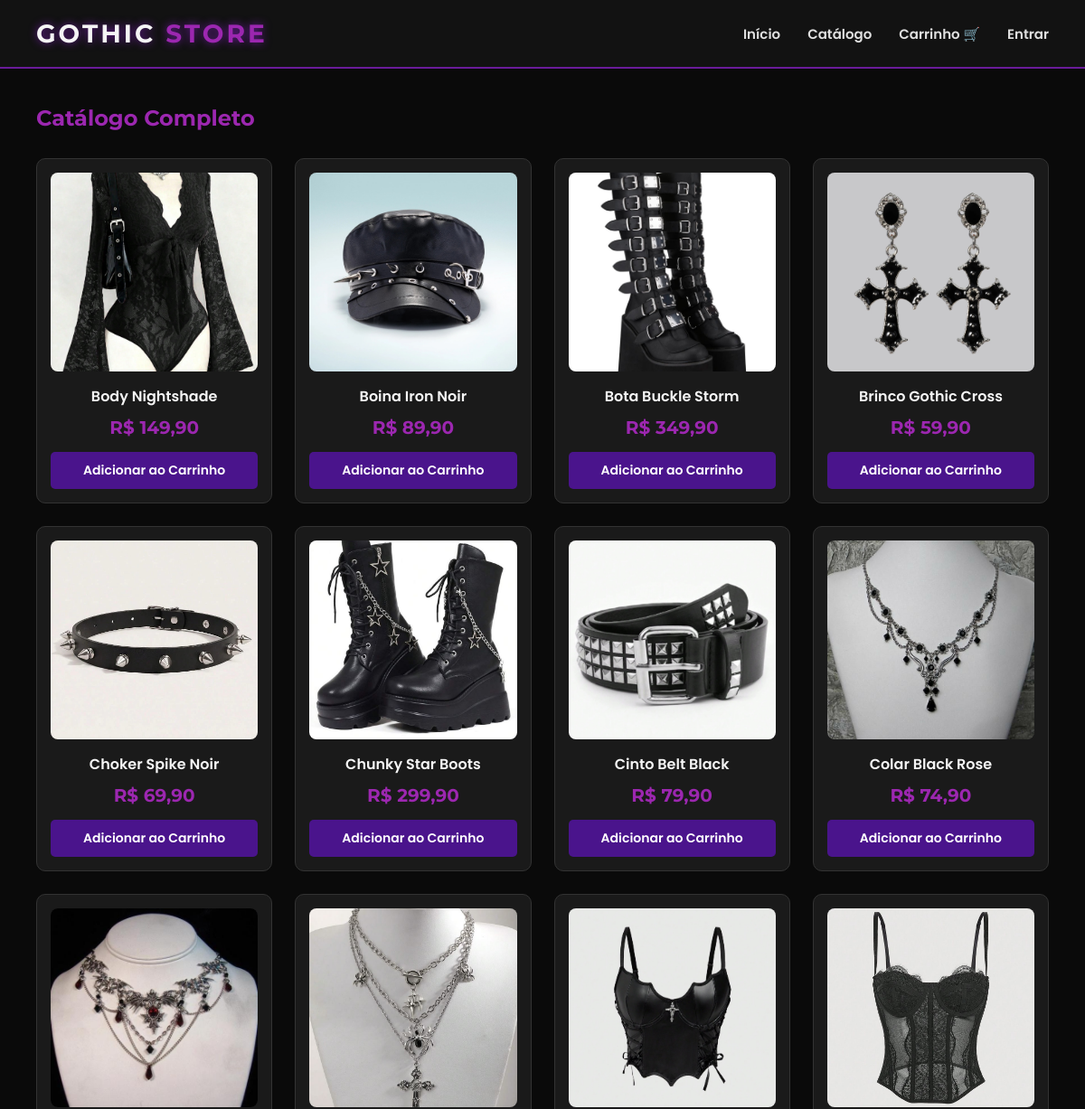
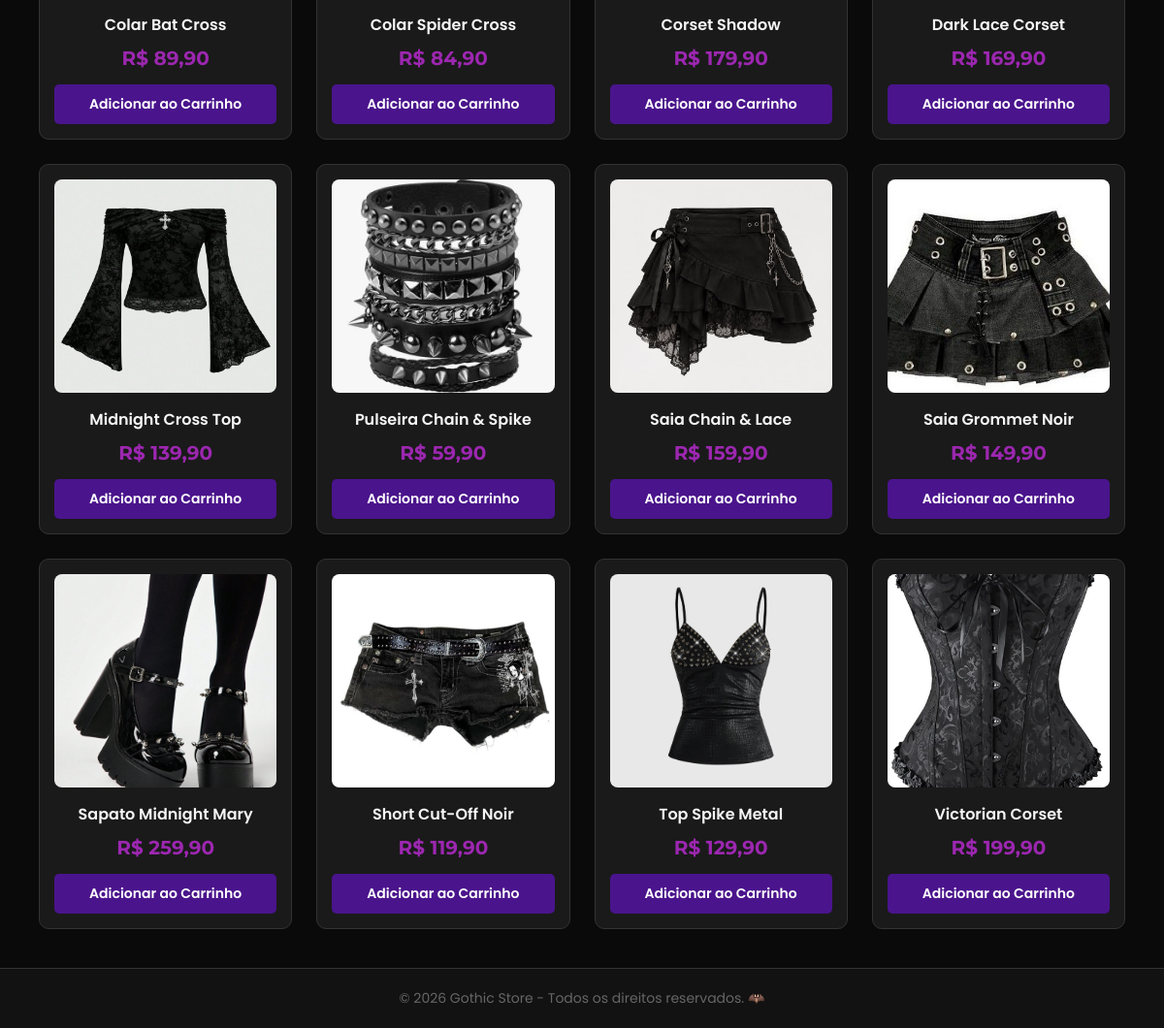
/catalogo.php, run on the app's committed database (2 pictures, top to bottom).
### tables this page shows
CREATE TABLE `produtos` (
  `id` int(11) NOT NULL,
  `nome` varchar(100) NOT NULL,
  `preco` decimal(10,2) NOT NULL,
  `estoque` int(11) NOT NULL DEFAULT '0',
  `imagem` varchar(255) DEFAULT NULL,
  `categoria` varchar(50) DEFAULT NULL
);

### catalogo.php (the view, shortened to what this page needs)
<?php
require_once 'conexao.php';
$sql = "SELECT * FROM produtos";
$resultado = $conn->query($sql);
?>
<!DOCTYPE html>
<html lang="pt-BR">
<head>
    <link rel="stylesheet" href="index.css">
    <link rel="stylesheet" href="menu.css">
</head>
<body>
    <header>
        <h1>Gothic <span>Store</span></h1>
        <nav>
            <ul>
                <li><a href="index.php">Início</a></li>
                <li><a href="catalogo.php">Catálogo</a></li>
                <li><a href="carrinho.php">Carrinho 🛒</a></li>
                <?php if(isset($_SESSION['usuario_id'])): ?>
                    <li class="dropdown" onclick="toggleMenu(event)">
                        <a href="#" style="color: #9c27b0;">Minha Conta ▾</a>
                        <div class="dropdown-content" id="menuConta">
                            <p class="ola">Olá, <?php echo explode(' ', $_SESSION['usuario_nome'])[0]; ?>!</p>
                            <a href="logout.php" style="border-top: 1px solid #333;" onclick="window.location.href='logout.php'; return false;">Sair</a>
                        </div>
                    </li>
                <?php else: ?>
                    <li><a href="login.php">Entrar</a></li>
                <?php endif; ?>
            </ul>
        </nav>
    </header>
    <main>
        <section class="vitrine">
            <h2>Catálogo Completo</h2>
            <div class="catalogo">
                <?php
                if ($resultado->num_rows > 0) {
                    while($produto = $resultado->fetch_assoc()) {
                        $preco_formatado = number_format($produto['preco'], 2, ',', '.');
                        $link_carrinho = isset($_SESSION['usuario_id']) ? "carrinho.php?add=" . $produto['id'] : "login.php";
                        ?>
                        <div class="produto-card">
                            <div class="img-wrapper">
                                <img src="img/<?php echo $produto['imagem']; ?>" alt="<?php echo $produto['nome']; ?>">
                            </div>
                            <h3><?php echo $produto['nome']; ?></h3>
                            <p class="preco">R$ <?php echo $preco_formatado; ?></p>
                            <?php if($produto['estoque'] > 0): ?>
                                <a href="<?php echo $link_carrinho; ?>" class="btn">Adicionar ao Carrinho</a>
                            <?php else: ?>
                                <span class="btn-esgotado">Esgotado 🦇</span>
                            <?php endif; ?>
                        </div>
                        <?php
                    }
                } else {
                    echo "<p style='color: #666; font-style: italic;'>Nenhum produto cadastrado. 🦇</p>";
                }
                ?>
            </div>
        </section>
    </main>
    <footer>
        <p>&copy; <?php echo date('Y'); ?> Gothic Store - Todos os direitos reservados. 🦇</p>
    </footer>
</body>
</html>

### index.css (style rules this page uses)
* { margin: 0; padding: 0; box-sizing: border-box; }
body { background-color: #0a0a0a; color: #e0e0e0; font-family: 'Poppins', sans-serif; min-height: 100vh; display: flex; flex-direction: column; }
header { background-color: #121212; border-bottom: 2px solid #6a1b9a; padding: 20px 40px; display: flex; justify-content: space-between; align-items: center; }
header h1 { font-family: 'Montserrat', sans-serif; font-size: 28px; letter-spacing: 3px; text-transform: uppercase; color: #f5f5f5; text-shadow: 0 0 10px #6a1b9a; }
header h1 span { color: #9c27b0; }
nav ul { list-style: none; display: flex; gap: 30px; }
nav a { color: #e0e0e0; text-decoration: none; font-size: 15px; font-weight: 600; transition: 0.3s; }
main { flex: 1; padding: 40px; max-width: 1300px; margin: 0 auto; width: 100%; }
.vitrine h2 { font-family: 'Montserrat', sans-serif; font-size: 24px; color: #9c27b0; margin-bottom: 30px; }
.catalogo { display: grid; grid-template-columns: repeat(auto-fill, minmax(220px, 1fr)); gap: 25px; }
.produto-card { background-color: #1a1a1a; border: 1px solid #333; border-radius: 10px; padding: 15px; text-align: center; transition: 0.3s; display: flex; flex-direction: column; justify-content: space-between; position: relative; }
.img-wrapper { position: relative; width: 100%; height: 220px; margin-bottom: 15px; overflow: hidden; border-radius: 8px; }
.produto-card img { width: 100%; height: 100%; object-fit: cover; background-color: #2a2a2a; transition: transform 0.3s ease; }
.produto-card h3 { font-size: 16px; color: #f5f5f5; font-weight: 600; margin-bottom: 10px; }
.produto-card .preco { font-family: 'Montserrat', sans-serif; color: #9c27b0; font-size: 20px; font-weight: bold; margin-bottom: 15px; }
.btn { display: inline-block; background-color: #4a148c; color: #fff; padding: 10px 20px; border: none; border-radius: 5px; text-decoration: none; font-size: 14px; font-weight: 600; cursor: pointer; transition: 0.3s; width: 100%; }
footer { background-color: #121212; text-align: center; padding: 20px; font-size: 14px; color: #666; border-top: 1px solid #333; }

### data on the page
produtos: imagem (picture), nome "Body Nightshade", preco "149,90"
produtos: imagem (picture), nome "Boina Iron Noir", preco "89,90"
produtos: imagem (picture), nome "Bota Buckle Storm", preco "349,90"
produtos: imagem (picture), nome "Brinco Gothic Cross", preco "59,90"
produtos: imagem (picture), nome "Choker Spike Noir", preco "69,90"
produtos: imagem (picture), nome "Chunky Star Boots", preco "299,90"
produtos: imagem (picture), nome "Cinto Belt Black", preco "79,90"
produtos: imagem (picture), nome "Colar Black Rose", preco "74,90"
produtos: imagem (picture), nome "Colar Bat Cross", preco "89,90"
produtos: imagem (picture), nome "Colar Spider Cross", preco "84,90"
produtos: imagem (picture), nome "Corset Shadow", preco "179,90"
produtos: imagem (picture), nome "Dark Lace Corset", preco "169,90"
produtos: imagem (picture), nome "Midnight Cross Top", preco "139,90"
produtos: imagem (picture), nome "Pulseira Chain & Spike", preco "59,90"
produtos: imagem (picture), nome "Saia Chain & Lace", preco "159,90"
produtos: imagem (picture), nome "Saia Grommet Noir", preco "149,90"
produtos: imagem (picture), nome "Sapato Midnight Mary", preco "259,90"
produtos: imagem (picture), nome "Short Cut-Off Noir", preco "119,90"
produtos: imagem (picture), nome "Top Spike Metal", preco "129,90"
produtos: imagem (picture), nome "Victorian Corset", preco "199,90"
